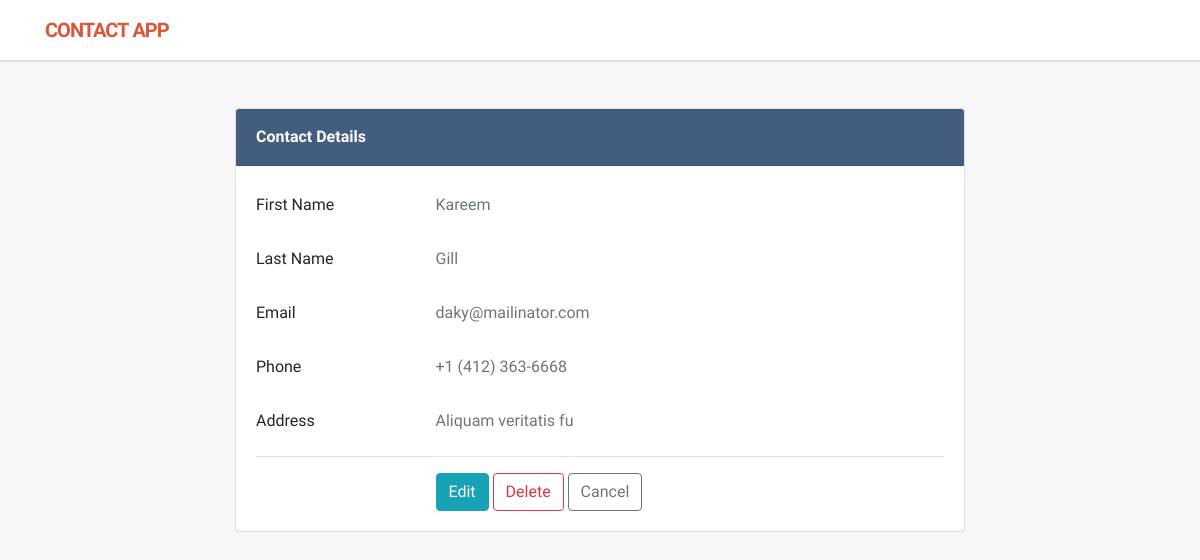
Screenshot of /show-contact/5 with the database file from the repository.
### contactapp/models.py (models this page shows, shortened)
class Contact(models.Model):
    first_name = models.CharField(max_length=50)
    last_name = models.CharField(max_length=50)
    email = models.EmailField(unique=True)
    phone = models.CharField(max_length=15)
    address = models.CharField(max_length=120)
    class Meta:
        ordering = ['id'] #Ascending

### contactapp/views.py (the view)
# urls.py: path('show-contact/<int:id>',views.show_contact, name='show-contact'),
def show_contact(request,id):
    contact = get_object_or_404(Contact,pk=id)
    return render(request,'view_contact.html',{'contact':contact})

### templates/view_contact.html (shortened to what this page needs)
{% load static %}
<!DOCTYPE html>
<html lang="en">
<head>
  <link href="https://cdnjs.cloudflare.com/ajax/libs/font-awesome/4.7.0/css/font-awesome.min.css" rel="stylesheet">
  <link href="{% static 'css/bootstrap.min.css' %}" rel="stylesheet">
  <link href="{% static 'css/custom.css' %}" rel="stylesheet">
</head>
<body>
  <nav class="navbar navbar-expand-lg navbar-light">
    <div class="container">
      <a class="navbar-brand text-uppercase" href="{% url 'home' %}">
        <strong>Contact</strong> App
      </a>
    </div>
  </nav>
  <main class="py-5">
    <div class="container">
      <div class="row justify-content-md-center">
        <div class="col-md-8">
          <div class="card">
            <div class="card-header card-title">
              <strong>Contact Details</strong>
            </div>
            <div class="card-body">
              <div class="row">
                <div class="col-md-12">
                  <div class="form-group row">
                    <label for="first_name" class="col-md-3 col-form-label">First Name</label>
                    <div class="col-md-9">
                      <p class="form-control-plaintext text-muted">{{ contact.first_name }}</p>
                    </div>
                  </div>
                  <div class="form-group row">
                    <label for="last_name" class="col-md-3 col-form-label">Last Name</label>
                    <div class="col-md-9">
                      <p class="form-control-plaintext text-muted">{{ contact.last_name }}</p>
                    </div>
                  </div>
                  <div class="form-group row">
                    <label for="email" class="col-md-3 col-form-label">Email</label>
                    <div class="col-md-9">
                      <p class="form-control-plaintext text-muted">{{ contact.email }}</p>
                    </div>
                  </div>
                  <div class="form-group row">
                    <label for="phone" class="col-md-3 col-form-label">Phone</label>
                    <div class="col-md-9">
                      <p class="form-control-plaintext text-muted">{{ contact.phone }}</p>
                    </div>
                  </div>
                  <div class="form-group row">
                    <label for="name" class="col-md-3 col-form-label">Address</label>
                    <div class="col-md-9">
                      <p class="form-control-plaintext text-muted">{{ contact.address }}</p>
                    </div>
                  </div>
                  <hr>
                  <div class="form-group row mb-0">
                    <div class="col-md-9 offset-md-3">
                      <a href="{% url 'edit-contact' contact.id %}" class="btn btn-info">Edit</a>
                      <a href="#" class="btn btn-outline-danger">Delete</a>
                      <a href="{% url 'home' %}" class="btn btn-outline-secondary">Cancel</a>
                    </div>
                  </div>
                </div>
              </div>
            </div>
          </div>
        </div>
      </div>
    </div>
  </main>
</body>
</html>

### static/css/custom.css (style rules this page uses)
body { font-family: 'Varela Round', sans-serif; background-color: #f7f7f7; }
.navbar { background: #fff; -moz-box-shadow: rgba(0, 0, 0, 0.09) 0 2px 0; -webkit-box-shadow: rgba(0, 0, 0, 0.09) 0 2px 0; box-shadow: rgba(0, 0, 0, 0.09) 0 2px 0; padding: 10px 16px; }
.navbar .navbar-brand { font-weight: bold; letter-spacing: -1px; font-size: 20px; color: #dd5638; }
.card-title { color: #fff; background: #435d7d; padding: 16px 20px; }

### rows the page displays
Contact: first_name "Kareem", last_name "Gill", email "daky@mailinator.com", phone "+1 (412) 363-6668", address "Aliquam veritatis fu"
